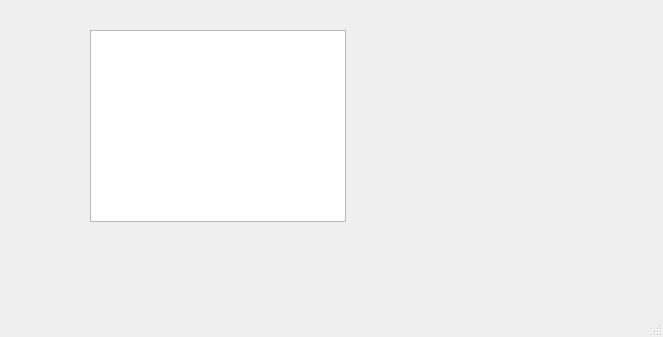
<?xml version="1.0" encoding="UTF-8"?>
<ui version="4.0">
 <class>QFormTable</class>
 <widget class="QMainWindow" name="QFormTable">
  <property name="geometry">
   <rect>
    <x>0</x>
    <y>0</y>
    <width>663</width>
    <height>337</height>
   </rect>
  </property>
  <property name="windowTitle">
   <string>MainWindow</string>
  </property>
  <widget class="QWidget" name="centralwidget">
   <widget class="QTableView" name="tableView">
    <property name="geometry">
     <rect>
      <x>90</x>
      <y>30</y>
      <width>256</width>
      <height>192</height>
     </rect>
    </property>
   </widget>
  </widget>
  <widget class="QMenuBar" name="menubar">
   <property name="geometry">
    <rect>
     <x>0</x>
     <y>0</y>
     <width>663</width>
     <height>23</height>
    </rect>
   </property>
  </widget>
  <widget class="QStatusBar" name="statusbar"/>
 </widget>
 <resources/>
 <connections/>
</ui>
